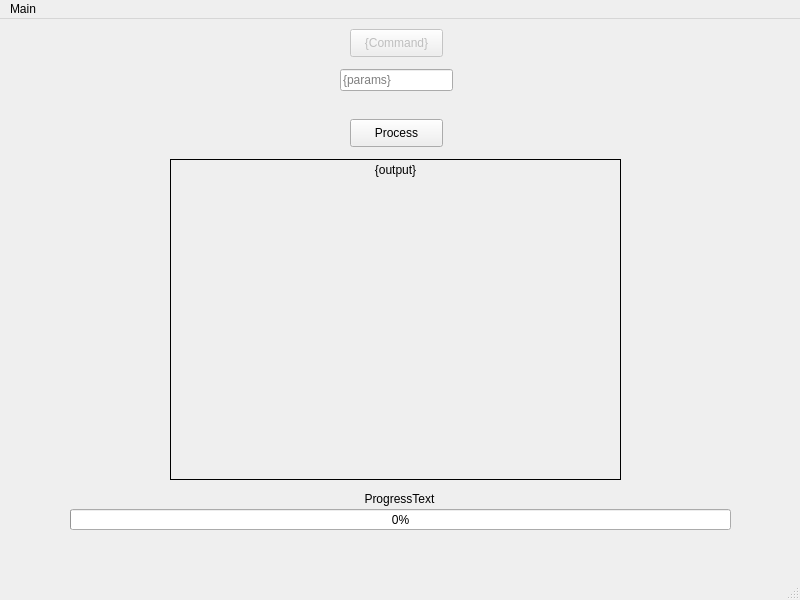
<?xml version="1.0" encoding="UTF-8"?>
<ui version="4.0">
 <class>MainWindow</class>
 <widget class="QMainWindow" name="MainWindow">
  <property name="enabled">
   <bool>true</bool>
  </property>
  <property name="geometry">
   <rect>
    <x>0</x>
    <y>0</y>
    <width>800</width>
    <height>600</height>
   </rect>
  </property>
  <property name="windowTitle">
   <string>MainWindow</string>
  </property>
  <widget class="QWidget" name="centralwidget">
   <widget class="QPushButton" name="Command">
    <property name="enabled">
     <bool>false</bool>
    </property>
    <property name="geometry">
     <rect>
      <x>350</x>
      <y>10</y>
      <width>93</width>
      <height>28</height>
     </rect>
    </property>
    <property name="text">
     <string>{Command}</string>
    </property>
   </widget>
   <widget class="QLabel" name="Output">
    <property name="geometry">
     <rect>
      <x>170</x>
      <y>140</y>
      <width>451</width>
      <height>321</height>
     </rect>
    </property>
    <property name="autoFillBackground">
     <bool>true</bool>
    </property>
    <property name="frameShape">
     <enum>QFrame::Box</enum>
    </property>
    <property name="frameShadow">
     <enum>QFrame::Plain</enum>
    </property>
    <property name="text">
     <string>{output}</string>
    </property>
    <property name="alignment">
     <set>Qt::AlignHCenter|Qt::AlignTop</set>
    </property>
   </widget>
   <widget class="QLineEdit" name="Parameters">
    <property name="geometry">
     <rect>
      <x>340</x>
      <y>50</y>
      <width>113</width>
      <height>22</height>
     </rect>
    </property>
    <property name="placeholderText">
     <string>{params}</string>
    </property>
   </widget>
   <widget class="QPushButton" name="Process">
    <property name="geometry">
     <rect>
      <x>350</x>
      <y>100</y>
      <width>93</width>
      <height>28</height>
     </rect>
    </property>
    <property name="text">
     <string>Process</string>
    </property>
    <property name="checkable">
     <bool>false</bool>
    </property>
    <property name="checked">
     <bool>false</bool>
    </property>
    <property name="default">
     <bool>false</bool>
    </property>
   </widget>
   <widget class="QProgressBar" name="ProgressBar">
    <property name="enabled">
     <bool>true</bool>
    </property>
    <property name="geometry">
     <rect>
      <x>70</x>
      <y>490</y>
      <width>661</width>
      <height>21</height>
     </rect>
    </property>
    <property name="value">
     <number>0</number>
    </property>
    <property name="alignment">
     <set>Qt::AlignCenter</set>
    </property>
    <property name="textVisible">
     <bool>true</bool>
    </property>
    <property name="orientation">
     <enum>Qt::Horizontal</enum>
    </property>
   </widget>
   <widget class="QLabel" name="progressText">
    <property name="geometry">
     <rect>
      <x>144</x>
      <y>470</y>
      <width>511</width>
      <height>20</height>
     </rect>
    </property>
    <property name="text">
     <string>ProgressText</string>
    </property>
    <property name="alignment">
     <set>Qt::AlignCenter</set>
    </property>
   </widget>
  </widget>
  <widget class="QMenuBar" name="menubar">
   <property name="geometry">
    <rect>
     <x>0</x>
     <y>0</y>
     <width>800</width>
     <height>26</height>
    </rect>
   </property>
   <widget class="QMenu" name="GroupGenerator">
    <property name="title">
     <string>Main</string>
    </property>
    <widget class="QMenu" name="menuStart_Module">
     <property name="title">
      <string>Start Module</string>
     </property>
     <addaction name="actionGroup_Generator"/>
    </widget>
    <addaction name="actionCheck_for_Update"/>
    <addaction name="separator"/>
    <addaction name="menuStart_Module"/>
   </widget>
   <addaction name="GroupGenerator"/>
  </widget>
  <widget class="QStatusBar" name="statusbar"/>
  <action name="actionLoad_File">
   <property name="text">
    <string>Load File</string>
   </property>
  </action>
  <action name="actionCheck_for_Update">
   <property name="text">
    <string>Check for Update</string>
   </property>
  </action>
  <action name="actionLoad">
   <property name="text">
    <string>Load</string>
   </property>
  </action>
  <action name="actionGroup_Generator">
   <property name="text">
    <string>Group Generator</string>
   </property>
  </action>
 </widget>
 <resources/>
 <connections/>
</ui>
